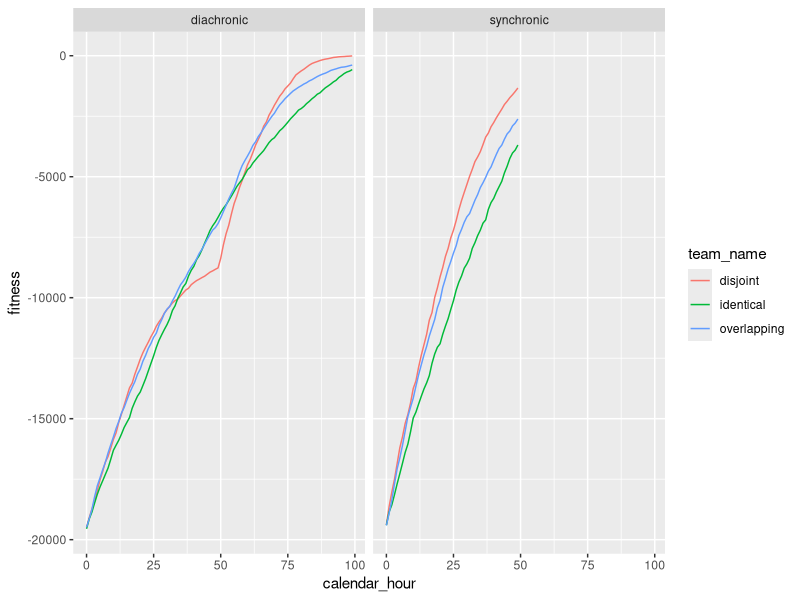

The R script that drew this image:
## ---- chunk 1
library(tidyverse)
## ---- chunk 2
results <- read_csv("results.csv")
ggplot(results, aes(calendar_hour, fitness, color = team_name)) +
  geom_line(stat = "summary", fun.y = "mean") +
  facet_wrap("strategy_name")
